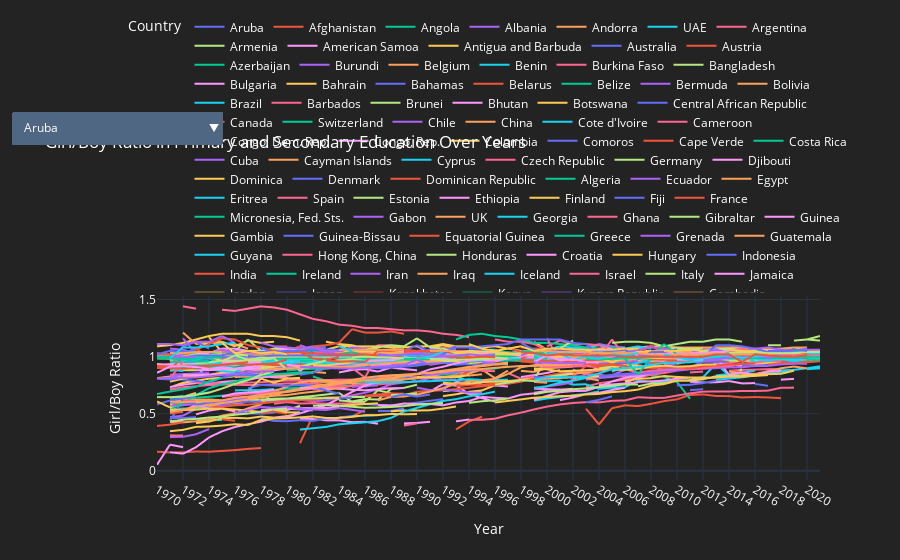

Notebook code for this chart:
### Code cell
import plotly.express as px

# Create an interactive line plot using Plotly Express
fig = px.line(df.melt(id_vars=['country'], var_name='Year', value_name='Girl/Boy Ratio'),
              x='Year', y='Girl/Boy Ratio', color='country',
              labels={'Girl/Boy Ratio': 'Girl/Boy Ratio', 'Year': 'Year', 'country': 'Country'},
              template='plotly_dark')  # Use a dark template for a visually appealing look

# Customize the layout
fig.update_layout(title='Girl/Boy Ratio in Primary and Secondary Education Over Years',
                  xaxis_title='Year', yaxis_title='Girl/Boy Ratio',
                  legend=dict(title='Country', orientation='h', yanchor='bottom', xanchor='center', y=1.02, x=0.5),
                  hovermode='x unified',
                  plot_bgcolor='#232323', paper_bgcolor='#232323', font_color='white')  # Set background colors

# Create a dropdown widget
country_dropdown = [dict(label=country, method='update',
                         args=[{'visible': df['country'] == country},
                               {'title': f'Girl/Boy Ratio in Primary and Secondary Education Over Years - {country}'}])
                    for country in df['country'].unique()]

# Set up the layout for the dropdown menu
fig.update_layout(updatemenus=[{'type': 'dropdown', 'x': 0.1, 'y': 2,
                                'buttons': country_dropdown,
                                'showactive': True,
                                'active': 0}])

# Show the interactive plot
fig.show()
